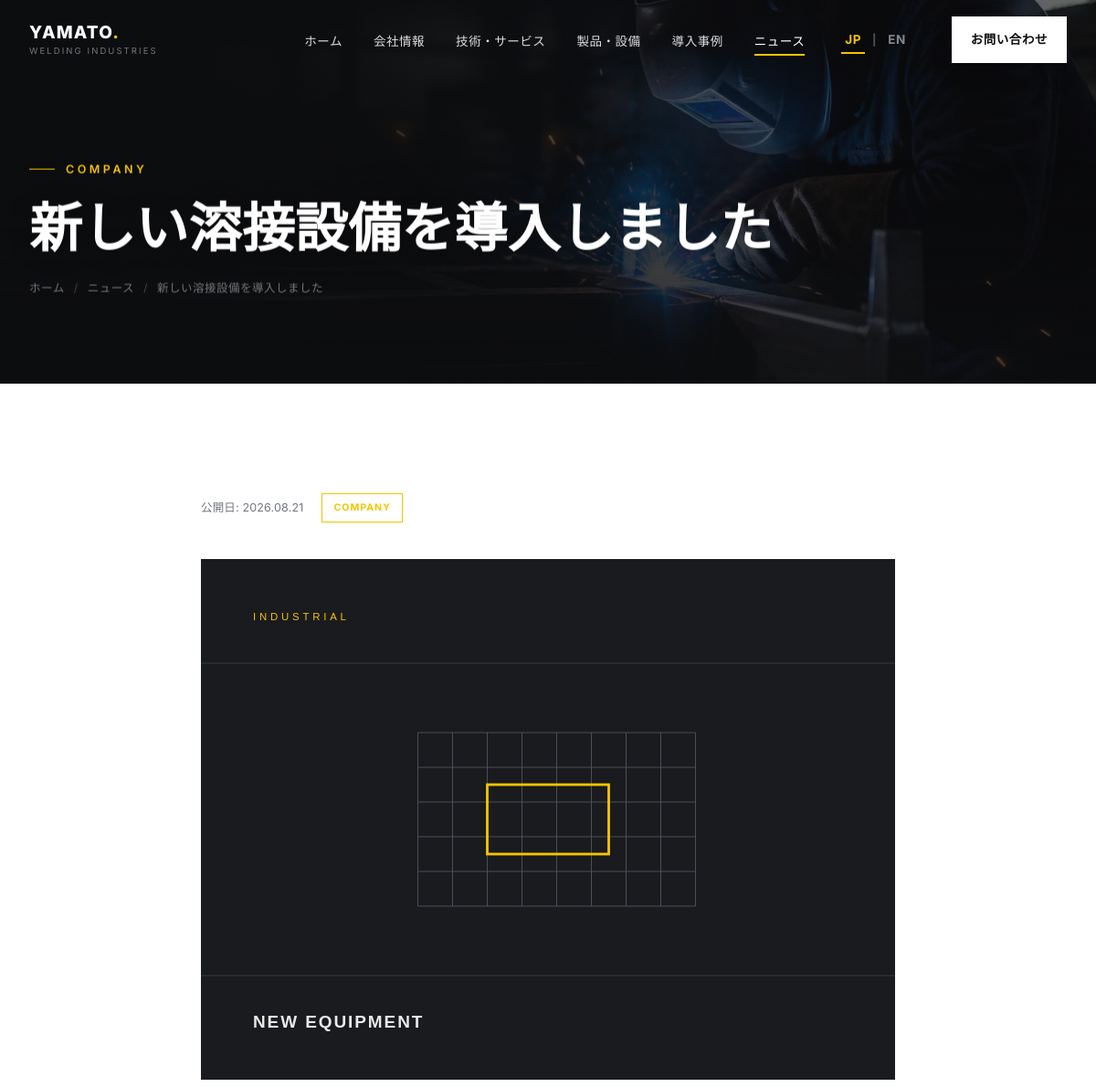
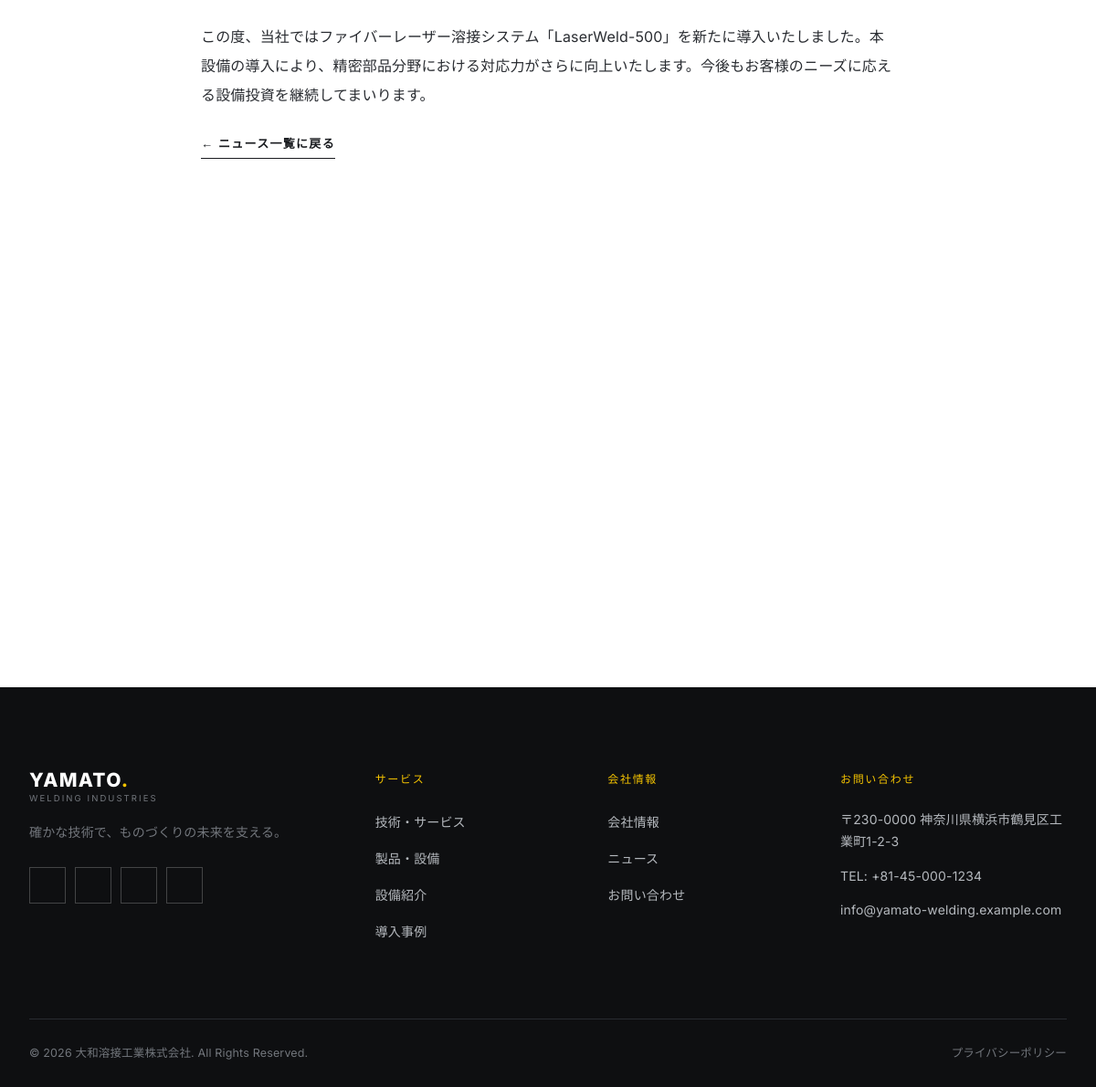
Page /news-detail.php?slug=new-welding-equipment-introduced on the committed database (2 pictures, top to bottom).
### tables this page shows
CREATE TABLE news (
    id INT AUTO_INCREMENT PRIMARY KEY,
    category_ja VARCHAR(100),
    category_en VARCHAR(100),
    title_ja VARCHAR(255) NOT NULL,
    title_en VARCHAR(255) NOT NULL,
    content_ja TEXT,
    content_en TEXT,
    image VARCHAR(255),
    slug VARCHAR(255) UNIQUE,
    publish_date DATE,
    status TINYINT(1) DEFAULT 1,
    created_at TIMESTAMP DEFAULT CURRENT_TIMESTAMP
);

### includes/language.php (called while the page is built, shortened)
<?php
$CURRENT_LANG = $_SESSION['site_lang'];
$LANG = require __DIR__ . '/lang/' . $CURRENT_LANG . '.php';
function t(string $key): string
{
    global $LANG;
    return $LANG[$key] ?? $key;
}
function tf(array $row, string $field): string
{
    global $CURRENT_LANG;
    $primary   = $row[$field . '_' . $CURRENT_LANG] ?? '';
    $fallback  = $CURRENT_LANG === 'ja'
        ? ($row[$field . '_en'] ?? '')
        : ($row[$field . '_ja'] ?? '');
    $value = trim((string) $primary) !== '' ? $primary : $fallback;
    return (string) $value;
}

### news-detail.php (the view, shortened to what this page needs)
<?php
require_once __DIR__ . '/includes/functions.php';
require_once __DIR__ . '/includes/language.php';
$pdo = getPDO();
$slug = clean($_GET['slug'] ?? '');
$stmt = $pdo->prepare("SELECT * FROM news WHERE slug = :slug AND status = 1");
$stmt->execute([':slug' => $slug]);
$article = $stmt->fetch();
$pageHeaderImage = page_header_image_url($article['image'] ?? null, 'news', 0);
include __DIR__ . '/includes/header.php';
?>
<section class="page-header" style="--page-header-bg:url('<?= e($pageHeaderImage) ?>');">
    <div class="container">
        <div class="eyebrow"><?= e(tf($article, 'category')) ?></div>
        <h1 class="page-title"><?= e(tf($article, 'title')) ?></h1>
        <div class="breadcrumb">
            <a href="<?= e(base_url('index.php')) ?>"><?= e(t('breadcrumb_home')) ?></a>
            <span class="sep">/</span>
            <a href="<?= e(base_url('news.php')) ?>"><?= e(t('nav_news')) ?></a>
            <span class="sep">/</span>
            <span><?= e(tf($article, 'title')) ?></span>
        </div>
    </div>
</section>
<section class="section section--white">
    <div class="container">
        <div class="article-body">
            <div class="article-meta">
                <span><?= e(t('news_published_on')) ?>: <?= e(format_date($article['publish_date'], $CURRENT_LANG)) ?></span>
                <span class="news-cat"><?= e(tf($article, 'category')) ?></span>
            </div>
            <img src="<?= e(image_url($article['image'], 'news')) ?>" alt="<?= e(tf($article, 'title')) ?>">
            <p><?= nl2br(e(tf($article, 'content'))) ?></p>
            <a href="<?= e(base_url('news.php')) ?>" class="text-link">
                &#8592; <?= e(t('news_back')) ?>
            </a>
        </div>
    </div>
</section>
<?php include __DIR__ . '/includes/footer.php'; ?>

### assets/css/style.css (style rules this page uses)
:root { --c-black: #0E0F11; --c-graphite: #191B1F; --c-dark-gray: #292C31; --c-gray: #72767C; --c-light-gray: #E8E9E7; --c-white: #FFFFFF; --c-off-white: #F5F5F2; --c-yellow: #F5C400; --font-jp: 'Noto Sans JP', 'Inter', sans-serif; --font-en: 'Inter', 'Noto Sans JP', sans-serif; --container: 1240px; --gutter: 32px; --header-h: 88px; --ease: cubic-bezier(.22, .61, .36, 1); --transition: 0.5s var(--ease); }
html[lang="ja"] { --font-body: var(--font-jp); }
*, *::before, *::after { box-sizing: border-box; }
html { scroll-behavior: smooth; }
body { margin: 0; font-family: var(--font-body, var(--font-jp)); color: var(--c-graphite); background: var(--c-white); -webkit-font-smoothing: antialiased; line-height: 1.75; font-size: 16px; letter-spacing: 0.01em; overflow-x: hidden; }
img { max-width: 100%; display: block; }
a { color: inherit; text-decoration: none; }
h1, h2, h3, h4, p { margin: 0; }
.container { max-width: var(--container); margin: 0 auto; padding: 0 var(--gutter); }
.section { padding: 120px 0; position: relative; }
.section--white { background: var(--c-white); color: var(--c-graphite); }
.eyebrow { display: inline-flex; align-items: center; gap: 12px; font-family: var(--font-en); font-size: 12.5px; font-weight: 600; letter-spacing: 0.28em; text-transform: uppercase; color: var(--c-yellow); margin-bottom: 20px; }
.eyebrow::before { content: ""; width: 28px; height: 1px; background: var(--c-yellow); }
.text-link { display: inline-flex; align-items: center; gap: 10px; font-family: var(--font-en); font-size: 13px; font-weight: 600; letter-spacing: 0.1em; text-transform: uppercase; color: inherit; border-bottom: 1px solid currentColor; padding-bottom: 4px; }
.page-header { position: relative; isolation: isolate; min-height: 420px; display: flex; align-items: center; padding: calc(var(--header-h) + 58px) 0 64px; background-color: var(--c-black); color: var(--c-white); overflow: hidden; }
.page-header::before { content: ""; position: absolute; inset: -70px -24px; z-index: -2; background-image: linear-gradient(90deg, rgba(14,15,17,0.91) 0%, rgba(14,15,17,0.78) 50%, rgba(14,15,17,0.62) 100%), var(--page-header-bg, url('../images/hero-machining-v2.jpg')); background-size: cover; background-position: center; transform: translate3d(0, var(--parallax-y, 0px), 0); will-change: transform; }
.page-header::after { content: ""; position: absolute; inset: 0; z-index: -1; background: linear-gradient(0deg, rgba(14,15,17,0.52), transparent 58%); pointer-events: none; }
.page-header > .container { position: relative; z-index: 1; width: 100%; transform: translate3d(0, var(--parallax-content-y, 0px), 0); will-change: transform; }
.page-header .eyebrow { color: var(--c-yellow); }
.page-title { max-width: 920px; font-size: clamp(36px, 5vw, 58px); font-weight: 800; line-height: 1.18; text-shadow: 0 2px 28px rgba(0,0,0,0.22); }
.breadcrumb { margin-top: 20px; display: flex; gap: 10px; align-items: center; font-family: var(--font-en); font-size: 12.5px; color: var(--c-gray); letter-spacing: 0.04em; }
.breadcrumb .sep { opacity: 0.5; }
.news-cat { font-family: var(--font-en); font-size: 10.5px; font-weight: 700; letter-spacing: 0.1em; text-transform: uppercase; color: var(--c-yellow); border: 1px solid var(--c-yellow); padding: 6px 12px; display: inline-block; width: fit-content; }
.article-body { max-width: 760px; margin: 0 auto; }
.article-body img { width: 100%; margin: 32px 0; }
.article-body p { margin-bottom: 22px; color: var(--c-dark-gray); line-height: 2; }
.article-meta { display: flex; gap: 20px; align-items: center; margin-bottom: 40px; font-family: var(--font-en); font-size: 12.5px; color: var(--c-gray); }

### rows in the picture
news: category_ja "COMPANY", title_ja "新しい溶接設備を導入しました", publish_date "2026.08.21", image (picture), content_ja "この度、当社ではファイバーレーザー溶接システム「LaserWeld-500」を新たに導入いたしました。本設備の導入により、精密部品分野における対応力がさらに向上いたします。今後もお客様のニーズに応える設備投資を継続してまいります。"

### other values in the picture
t('nav_home') "ホーム"
t('nav_about') "会社情報"
t('nav_technology') "技術・サービス"
t('nav_products') "製品・設備"
t('nav_projects') "導入事例"
t('nav_news') "ニュース"
t('lang_jp') "JP"
t('lang_en') "EN"
t('nav_contact') "お問い合わせ"
t('breadcrumb_home') "ホーム"
t('news_published_on') "公開日"
t('news_back') "ニュース一覧に戻る"
$footTagline "確かな技術で、ものづくりの未来を支える。"
t('footer_services') "サービス"
t('nav_facility') "設備紹介"
